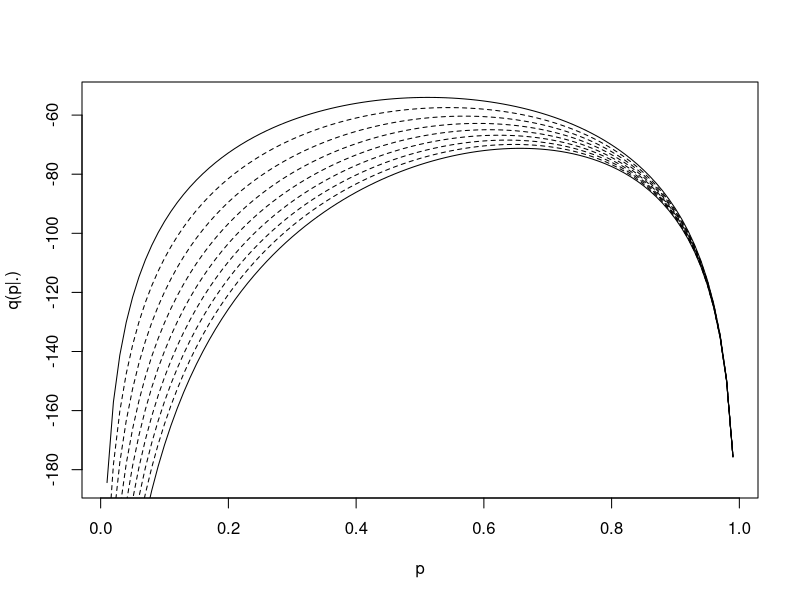

Source code (R):

# mult_qfun.r

# Create a graph with different q functions for different values of
# p_k

setwd("x:/kw/Research/Thesis/")
pdf("mult_qfun.pdf")
#postscript("mult_qfun.ps",width=5,height=5,horizontal=FALSE)

p <- 1:99/100

pk <- .1
qp <- (125*pk/(2+pk) +34)*log(p) + 38*log(1-p)
plot(p,qp,type='l',xlab="",ylab="")
pk <- .2
qp <- (125*pk/(2+pk) +34)*log(p) + 38*log(1-p)
lines(p,qp,lty=2)
pk <- .3
qp <- (125*pk/(2+pk) +34)*log(p) + 38*log(1-p)
lines(p,qp,lty=2)
pk <- .4
qp <- (125*pk/(2+pk) +34)*log(p) + 38*log(1-p)
lines(p,qp,lty=2)
pk <- .5
qp <- (125*pk/(2+pk) +34)*log(p) + 38*log(1-p)
lines(p,qp,lty=2)
pk <- .6
qp <- (125*pk/(2+pk) +34)*log(p) + 38*log(1-p)
lines(p,qp,lty=2)
pk <- .7
qp <- (125*pk/(2+pk) +34)*log(p) + 38*log(1-p)
lines(p,qp,lty=2)
pk <- .8
qp <- (125*pk/(2+pk) +34)*log(p) + 38*log(1-p)
lines(p,qp,lty=2)
pk <- .9
qp <- (125*pk/(2+pk) +34)*log(p) + 38*log(1-p)
lines(p,qp,lty=1)

title("",xlab="p",ylab="q(p|.)")

dev.off()




